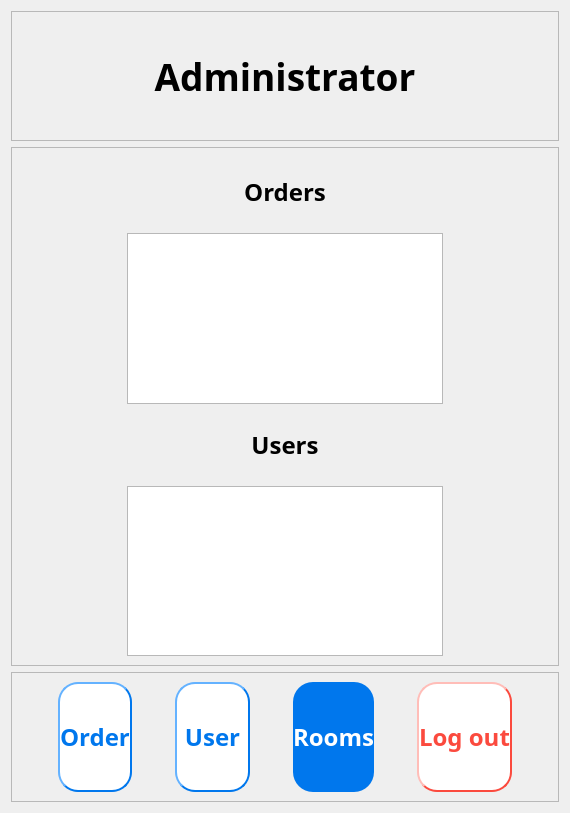
           <widget class="QWidget" name="admin_page16">
            <layout class="QGridLayout" name="gridLayout_92">
             <item row="0" column="0">
              <layout class="QVBoxLayout" name="verticalLayout_28" stretch="1,4,1">
               <item>
                <widget class="QFrame" name="frame_46">
                 <property name="frameShape">
                  <enum>QFrame::StyledPanel</enum>
                 </property>
                 <property name="frameShadow">
                  <enum>QFrame::Raised</enum>
                 </property>
                 <layout class="QGridLayout" name="gridLayout_94">
                  <item row="0" column="0">
                   <layout class="QGridLayout" name="gridLayout_93">
                    <item row="0" column="0">
                     <widget class="QLabel" name="label_43">
                      <property name="font">
                       <font>
                        <family>Bahnschrift SemiBold</family>
                        <pointsize>28</pointsize>
                        <weight>75</weight>
                        <bold>true</bold>
                       </font>
                      </property>
                      <property name="text">
                       <string>Administrator</string>
                      </property>
                      <property name="alignment">
                       <set>Qt::AlignCenter</set>
                      </property>
                     </widget>
                    </item>
                   </layout>
                  </item>
                 </layout>
                </widget>
               </item>
               <item>
                <widget class="QFrame" name="frame_45">
                 <property name="frameShape">
                  <enum>QFrame::StyledPanel</enum>
                 </property>
                 <property name="frameShadow">
                  <enum>QFrame::Raised</enum>
                 </property>
                 <layout class="QGridLayout" name="gridLayout_96">
                  <item row="0" column="0">
                   <layout class="QGridLayout" name="gridLayout_95" columnstretch="1,3,1">
                    <item row="3" column="1">
                     <widget class="QTableWidget" name="orders_2">
                      <property name="font">
                       <font>
                        <family>Bahnschrift SemiBold</family>
                        <pointsize>18</pointsize>
                        <weight>75</weight>
                        <bold>true</bold>
                       </font>
                      </property>
                     </widget>
                    </item>
                    <item row="3" column="2">
                     <spacer name="horizontalSpacer_62">
                      <property name="orientation">
                       <enum>Qt::Horizontal</enum>
                      </property>
                      <property name="sizeHint" stdset="0">
                       <size>
                        <width>40</width>
                        <height>20</height>
                       </size>
                      </property>
                     </spacer>
                    </item>
                    <item row="7" column="1">
                     <widget class="QTableWidget" name="users">
                      <property name="font">
                       <font>
                        <family>Bahnschrift SemiBold</family>
                        <pointsize>18</pointsize>
                        <weight>75</weight>
                        <bold>true</bold>
                       </font>
                      </property>
                     </widget>
                    </item>
                    <item row="3" column="0">
                     <spacer name="horizontalSpacer_61">
                      <property name="orientation">
                       <enum>Qt::Horizontal</enum>
                      </property>
                      <property name="sizeHint" stdset="0">
                       <size>
                        <width>40</width>
                        <height>20</height>
                       </size>
                      </property>
                     </spacer>
                    </item>
                    <item row="1" column="1">
                     <widget class="QLabel" name="label_44">
                      <property name="font">
                       <font>
                        <family>Bahnschrift SemiBold</family>
                        <pointsize>18</pointsize>
                        <weight>75</weight>
                        <bold>true</bold>
                       </font>
                      </property>
                      <property name="text">
                       <string>Orders</string>
                      </property>
                      <property name="alignment">
                       <set>Qt::AlignCenter</set>
                      </property>
                     </widget>
                    </item>
                    <item row="5" column="1">
                     <widget class="QLabel" name="label_45">
                      <property name="font">
                       <font>
                        <family>Bahnschrift SemiBold</family>
                        <pointsize>18</pointsize>
                        <weight>75</weight>
                        <bold>true</bold>
                       </font>
                      </property>
                      <property name="text">
                       <string>Users</string>
                      </property>
                      <property name="alignment">
                       <set>Qt::AlignCenter</set>
                      </property>
                     </widget>
                    </item>
                    <item row="4" column="1">
                     <spacer name="verticalSpacer_37">
                      <property name="orientation">
                       <enum>Qt::Vertical</enum>
                      </property>
                      <property name="sizeHint" stdset="0">
                       <size>
                        <width>20</width>
                        <height>40</height>
                       </size>
                      </property>
                     </spacer>
                    </item>
                    <item row="0" column="1">
                     <spacer name="verticalSpacer_35">
                      <property name="orientation">
                       <enum>Qt::Vertical</enum>
                      </property>
                      <property name="sizeHint" stdset="0">
                       <size>
                        <width>20</width>
                        <height>40</height>
                       </size>
                      </property>
                     </spacer>
                    </item>
                    <item row="2" column="1">
                     <spacer name="verticalSpacer_36">
                      <property name="orientation">
                       <enum>Qt::Vertical</enum>
                      </property>
                      <property name="sizeHint" stdset="0">
                       <size>
                        <width>20</width>
                        <height>40</height>
                       </size>
                      </property>
                     </spacer>
                    </item>
                    <item row="6" column="1">
                     <spacer name="verticalSpacer_38">
                      <property name="orientation">
                       <enum>Qt::Vertical</enum>
                      </property>
                      <property name="sizeHint" stdset="0">
                       <size>
                        <width>20</width>
                        <height>40</height>
                       </size>
                      </property>
                     </spacer>
                    </item>
                   </layout>
                  </item>
                 </layout>
                </widget>
               </item>
               <item>
                <widget class="QFrame" name="frame_44">
                 <property name="frameShape">
                  <enum>QFrame::StyledPanel</enum>
                 </property>
                 <property name="frameShadow">
                  <enum>QFrame::Raised</enum>
                 </property>
                 <layout class="QGridLayout" name="gridLayout_98">
                  <item row="0" column="0">
                   <layout class="QGridLayout" name="gridLayout_97" columnstretch="1,2,1,2,1,2,1,2,1">
                    <item row="0" column="7">
                     <widget class="QPushButton" name="to_sign_in_page_4">
                      <property name="sizePolicy">
                       <sizepolicy hsizetype="Minimum" vsizetype="Expanding">
                        <horstretch>0</horstretch>
                        <verstretch>0</verstretch>
                       </sizepolicy>
                      </property>
                      <property name="font">
                       <font>
                        <family>Bahnschrift SemiBold</family>
                        <pointsize>18</pointsize>
                        <weight>75</weight>
                        <bold>true</bold>
                       </font>
                      </property>
                      <property name="styleSheet">
                       <string notr="true">QPushButton{background-color: rgb(255,255,255); border-radius:20px; color:rgb(251, 74, 62);border-width:2px;border-color:rgb(251, 74, 62);border-style:outset;}</string>
                      </property>
                      <property name="text">
                       <string>Log out</string>
                      </property>
                     </widget>
                    </item>
                    <item row="0" column="8">
                     <spacer name="horizontalSpacer_66">
                      <property name="orientation">
                       <enum>Qt::Horizontal</enum>
                      </property>
                      <property name="sizeHint" stdset="0">
                       <size>
                        <width>40</width>
                        <height>20</height>
                       </size>
                      </property>
                     </spacer>
                    </item>
                    <item row="0" column="5">
                     <widget class="QPushButton" name="to_room_page">
                      <property name="sizePolicy">
                       <sizepolicy hsizetype="Minimum" vsizetype="Expanding">
                        <horstretch>0</horstretch>
                        <verstretch>0</verstretch>
                       </sizepolicy>
                      </property>
                      <property name="font">
                       <font>
                        <family>Bahnschrift SemiBold</family>
                        <pointsize>18</pointsize>
                        <weight>75</weight>
                        <bold>true</bold>
                       </font>
                      </property>
                      <property name="styleSheet">
                       <string notr="true">QPushButton{background-color: rgb(0, 119, 237); border-radius:20px; color:rgb(255,255,255);}</string>
                      </property>
                      <property name="text">
                       <string>Rooms</string>
                      </property>
                     </widget>
                    </item>
                    <item row="0" column="3">
                     <widget class="QPushButton" name="show_all_users">
                      <property name="sizePolicy">
                       <sizepolicy hsizetype="Expanding" vsizetype="Expanding">
                        <horstretch>0</horstretch>
                        <verstretch>0</verstretch>
                       </sizepolicy>
                      </property>
                      <property name="font">
                       <font>
                        <family>Bahnschrift SemiBold</family>
                        <pointsize>18</pointsize>
                        <weight>75</weight>
                        <bold>true</bold>
                       </font>
                      </property>
                      <property name="styleSheet">
                       <string notr="true">QPushButton{background-color: rgb(255,255,255); border-radius:20px; color:rgb(0, 119, 237);border-width:2px;border-color:rgb(0, 119, 237);border-style:outset;}</string>
                      </property>
                      <property name="text">
                       <string>User</string>
                      </property>
                     </widget>
                    </item>
                    <item row="0" column="6">
                     <spacer name="horizontalSpacer_65">
                      <property name="orientation">
                       <enum>Qt::Horizontal</enum>
                      </property>
                      <property name="sizeHint" stdset="0">
                       <size>
                        <width>40</width>
                        <height>20</height>
                       </size>
                      </property>
                     </spacer>
                    </item>
                    <item row="0" column="0">
                     <spacer name="horizontalSpacer_63">
                      <property name="orientation">
                       <enum>Qt::Horizontal</enum>
                      </property>
                      <property name="sizeHint" stdset="0">
                       <size>
                        <width>40</width>
                        <height>20</height>
                       </size>
                      </property>
                     </spacer>
                    </item>
                    <item row="0" column="4">
                     <spacer name="horizontalSpacer_64">
                      <property name="orientation">
                       <enum>Qt::Horizontal</enum>
                      </property>
                      <property name="sizeHint" stdset="0">
                       <size>
                        <width>40</width>
                        <height>20</height>
                       </size>
                      </property>
                     </spacer>
                    </item>
                    <item row="0" column="1">
                     <widget class="QPushButton" name="show_all_orders">
                      <property name="sizePolicy">
                       <sizepolicy hsizetype="Minimum" vsizetype="Expanding">
                        <horstretch>0</horstretch>
                        <verstretch>0</verstretch>
                       </sizepolicy>
                      </property>
                      <property name="font">
                       <font>
                        <family>Bahnschrift SemiBold</family>
                        <pointsize>18</pointsize>
                        <weight>75</weight>
                        <bold>true</bold>
                       </font>
                      </property>
                      <property name="styleSheet">
                       <string notr="true">QPushButton{background-color: rgb(255,255,255); border-radius:20px; color:rgb(0, 119, 237);border-width:2px;border-color:rgb(0, 119, 237);border-style:outset;}</string>
                      </property>
                      <property name="text">
                       <string>Order</string>
                      </property>
                     </widget>
                    </item>
                    <item row="0" column="2">
                     <spacer name="horizontalSpacer_118">
                      <property name="orientation">
                       <enum>Qt::Horizontal</enum>
                      </property>
                      <property name="sizeHint" stdset="0">
                       <size>
                        <width>40</width>
                        <height>20</height>
                       </size>
                      </property>
                     </spacer>
                    </item>
                   </layout>
                  </item>
                 </layout>
                </widget>
               </item>
              </layout>
             </item>
            </layout>
           </widget>
